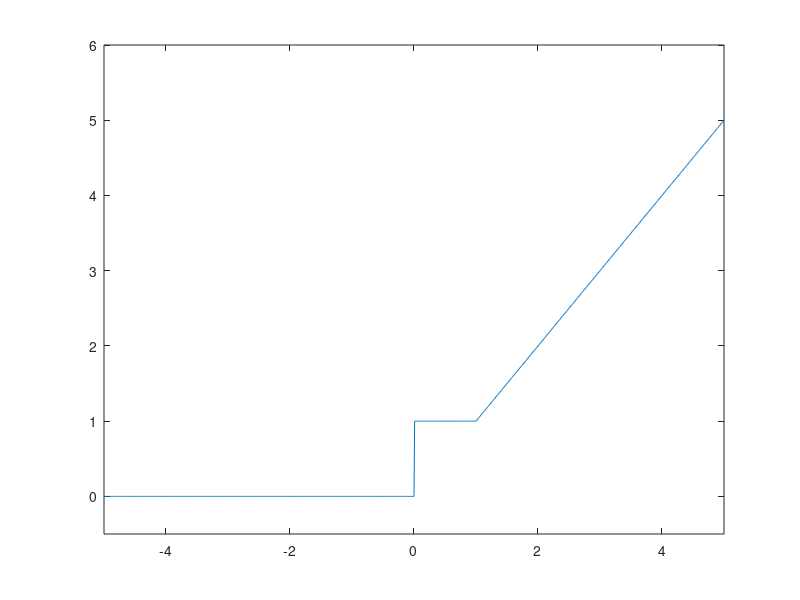

The MATLAB script that drew this image: (Note: this script raises an error after producing the figure.)
%% attestation sw10 by Daniel Winz

%% 4.1
clear; clc;

% define interval
x=-5:0.01:5;

% piecewise function
for k=1:length(x)
    if x(k)<=0
        f(k)=0;
    elseif x(k)<=1
        f(k)=1;
    else 
        f(k)=x(k);
    end
end

plot(x,f);
axis([-5 5,-0.5 6])


%% 4.2
clear; clc;

% a

% define initial values
fa(1)=0; 
fa(2)=1;

% number of fibonacci numbers
anz=20;

for n=3:anz
    fa(n)=fa(n-1)+fa(n-2);
end
fa;

% b

% define initial values
fb(1)=0; 
fb(2)=1;

% maximum value
fibmax=10500;

n=3;
while fb(n-1)+fb(n-2) < fibmax
    fb(n) = fb(n-1)+fb(n-2);
    n=n+1;
end
fb;


%% 4.3
clear; clc;

%~ function far=Cel2Far(cel)           % Commented to run the entire document
%~ % converts temperature values from Celsius to Fahrenheit
%~ far=9/5*cel+32; % Convertion


%% 4.4
clear; clc;

% max. number to guess
N=5;

% Generatte a random number between 0 and N
nRandom=floor(rand(1)*(N+1));

gameover=0;
nTry=1;

while (gameover==0)

    % prompt the user, andput the result in the variable "guess"
    guess=input('Guess the Number:   ');
    
    % compare the guess with the generated random number
    if guess==nRandom
        fprintf('Yes, this is correct!\nIt took %i tries\n',nTry);
        load handel;
        sound(y,Fs,24)
        gameover=1;
    else
        fprintf('nope, that is not right!\n');
        nTry=nTry+1;
        if guess<nRandom
            fprintf('Your guess is too low\n')
        else
            fprintf('Your guess is too high\n')
        end
    end
end